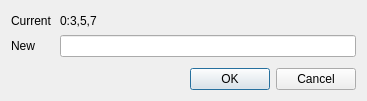
<?xml version="1.0" encoding="UTF-8"?>
<ui version="4.0">
 <class>ChanListDialog</class>
 <widget class="QDialog" name="ChanListDialog">
  <property name="geometry">
   <rect>
    <x>0</x>
    <y>0</y>
    <width>367</width>
    <height>101</height>
   </rect>
  </property>
  <layout class="QGridLayout" name="gridLayout_2">
   <property name="verticalSpacing">
    <number>6</number>
   </property>
   <item row="0" column="0">
    <layout class="QGridLayout" name="gridLayout">
     <property name="horizontalSpacing">
      <number>8</number>
     </property>
     <property name="verticalSpacing">
      <number>4</number>
     </property>
     <item row="1" column="0">
      <widget class="QLabel" name="label_2">
       <property name="sizePolicy">
        <sizepolicy hsizetype="Preferred" vsizetype="Preferred">
         <horstretch>0</horstretch>
         <verstretch>0</verstretch>
        </sizepolicy>
       </property>
       <property name="text">
        <string>New</string>
       </property>
      </widget>
     </item>
     <item row="0" column="0">
      <widget class="QLabel" name="label">
       <property name="sizePolicy">
        <sizepolicy hsizetype="Preferred" vsizetype="Preferred">
         <horstretch>0</horstretch>
         <verstretch>0</verstretch>
        </sizepolicy>
       </property>
       <property name="text">
        <string>Current</string>
       </property>
      </widget>
     </item>
     <item row="0" column="1">
      <widget class="QLabel" name="curLbl">
       <property name="sizePolicy">
        <sizepolicy hsizetype="Preferred" vsizetype="Preferred">
         <horstretch>0</horstretch>
         <verstretch>0</verstretch>
        </sizepolicy>
       </property>
       <property name="minimumSize">
        <size>
         <width>0</width>
         <height>20</height>
        </size>
       </property>
       <property name="text">
        <string>0:3,5,7</string>
       </property>
      </widget>
     </item>
     <item row="1" column="1">
      <widget class="QLineEdit" name="chansLE"/>
     </item>
    </layout>
   </item>
   <item row="2" column="0">
    <widget class="QDialogButtonBox" name="buttonBox">
     <property name="sizePolicy">
      <sizepolicy hsizetype="Preferred" vsizetype="Preferred">
       <horstretch>0</horstretch>
       <verstretch>0</verstretch>
      </sizepolicy>
     </property>
     <property name="focusPolicy">
      <enum>Qt::StrongFocus</enum>
     </property>
     <property name="orientation">
      <enum>Qt::Horizontal</enum>
     </property>
     <property name="standardButtons">
      <set>QDialogButtonBox::Cancel|QDialogButtonBox::Ok</set>
     </property>
    </widget>
   </item>
   <item row="1" column="0">
    <spacer name="verticalSpacer">
     <property name="orientation">
      <enum>Qt::Vertical</enum>
     </property>
     <property name="sizeType">
      <enum>QSizePolicy::MinimumExpanding</enum>
     </property>
     <property name="sizeHint" stdset="0">
      <size>
       <width>0</width>
       <height>2</height>
      </size>
     </property>
    </spacer>
   </item>
  </layout>
 </widget>
 <tabstops>
  <tabstop>chansLE</tabstop>
  <tabstop>buttonBox</tabstop>
 </tabstops>
 <resources/>
 <connections>
  <connection>
   <sender>buttonBox</sender>
   <signal>accepted()</signal>
   <receiver>ChanListDialog</receiver>
   <slot>accept()</slot>
   <hints>
    <hint type="sourcelabel">
     <x>248</x>
     <y>254</y>
    </hint>
    <hint type="destinationlabel">
     <x>157</x>
     <y>274</y>
    </hint>
   </hints>
  </connection>
  <connection>
   <sender>buttonBox</sender>
   <signal>rejected()</signal>
   <receiver>ChanListDialog</receiver>
   <slot>reject()</slot>
   <hints>
    <hint type="sourcelabel">
     <x>316</x>
     <y>260</y>
    </hint>
    <hint type="destinationlabel">
     <x>286</x>
     <y>274</y>
    </hint>
   </hints>
  </connection>
 </connections>
</ui>
